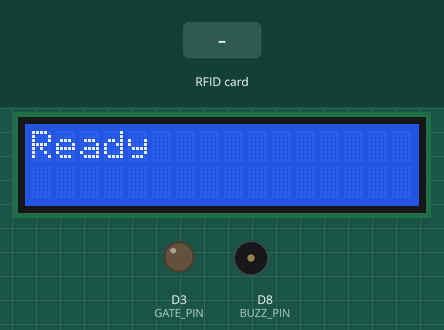
This sketch was run on a simulated ESP8266 (NodeMCU). Shown: 16×2 character LCD, output pins drawn as LEDs (lit = HIGH), buzzer (waves = sounding, pin HIGH). Inputs (shaded band) come from the test bench. WiFi joins after 1.5 s; servers stay silent unless stated; uploads are accepted with an empty reply; what the sketch prints to the serial monitor is not drawn.

Above: at 2.8 s.
2.9 s: RFID card 5E 7A 19 C4 held to the reader
At 3.4 s:
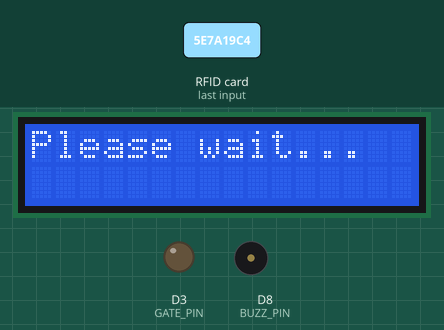
At 4.3 s:
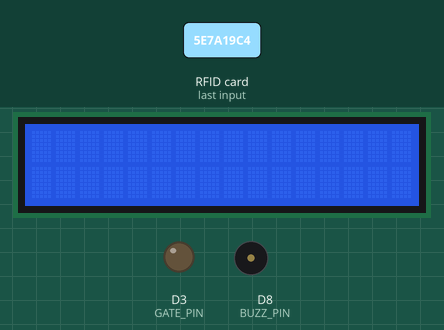
Timing chart, 0 to 5.9 s (numbered marks = the images above; inputs shaded):
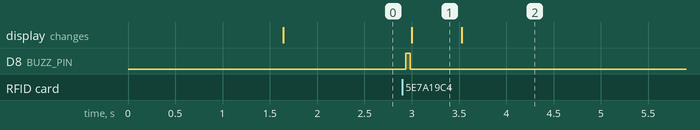

Measured:
- after the input at 2.9 s, D8 (BUZZ_PIN): LOW → HIGH at once, → LOW 0.04 s later; the display: changes after 0.10 s (image 1)
- what the display in image 1 shows lasts 0.5 s, from 3.0 s to 3.5 s

The sketch:

RFIDGOOGLE.ino
```cpp
#include <SPI.h>
#include <MFRC522.h>
#include <ESP8266WiFi.h>

#include <WiFiClientSecure.h>
#include <LiquidCrystal_I2C.h>

LiquidCrystal_I2C lcd(0x27, 16, 2);
#define SS_PIN D4
#define RST_PIN D0    // Configurable, see typical pin layout above

MFRC522 mfrc522(SS_PIN, RST_PIN);  // Create MFRC522 instance
#define BUZZ_PIN D8
#define GATE_PIN D3
const char* host = "script.google.com";
const int httpsPort = 443;
const char* fingerprint  = "46 B2 C3 44 9C 59 09 8B 01 B6 F8 BD 4C FB 00 74 91 2F EF F6"; // for https


//***********Things to change*******************
const char* ssid = "";
const char* password = "";
String GOOGLE_SCRIPT_ID = ""; // Replace by your GAS service id
const String unitName = "headquarter"; // any name without spaces and special characters
//***********Things to change*******************
uint64_t openGateMillis = 0;
WiFiClientSecure client;

void LcdClearAndPrint(String text)
{
  lcd.clear();
  lcd.setCursor(0, 0);
  lcd.print(text);
}


void Siren()
{
  for (int hz = 440; hz < 1000; hz++) {
    tone(BUZZ_PIN, hz, 50);
    delay(5);
  }

  for (int hz = 1000; hz > 440; hz--) {
    tone(BUZZ_PIN, hz, 50);
    delay(5);
  }
  digitalWrite(BUZZ_PIN, LOW);
}


void Beep()
{
  for (int i = 0; i < 1000; i++)
  {
    analogWrite(BUZZ_PIN, i);
    delayMicroseconds(50);
  }
  digitalWrite(BUZZ_PIN, LOW);
}

void Beep2()
{
  tone(BUZZ_PIN, 1000, 30);
  delay(300);
  digitalWrite(BUZZ_PIN, LOW);
}

void setup() {


  pinMode(GATE_PIN, OUTPUT);
  pinMode(BUZZ_PIN, OUTPUT);
  digitalWrite(GATE_PIN, LOW);
  digitalWrite(BUZZ_PIN, LOW);


  Serial.begin(921600);


  lcd.begin(); // Init with pin default ESP8266 or ARDUINO
// lcd.begin(0, 2); //ESP8266-01 I2C with pin 0-SDA 2-SCL
// Turn on the blacklight and print a message.
  lcd.backlight();
  LcdClearAndPrint("Loading");

  WiFi.mode(WIFI_STA);
  WiFi.begin(ssid, password);

  Serial.println("Started");
  Serial.print("Connecting");
  while (WiFi.status() != WL_CONNECTED) {
    delay(500);
    Serial.print(".");
  }

  // Initialize serial communications with the PC
  while (!Serial);    // Do nothing if no serial port is opened (added for Arduinos based on ATMEGA32U4)
  SPI.begin();      // Init SPI bus
  mfrc522.PCD_Init();   // Init MFRC522
  delay(4);       // Optional delay. Some board do need more time after init to be ready, see Readme
  mfrc522.PCD_DumpVersionToSerial();  // Show details of PCD - MFRC522 Card Reader details
  Serial.println(F("Scan PICC to see UID, SAK, type, and data blocks..."));
  LcdClearAndPrint("Ready");
}
byte readCard[4];

void HandleDataFromGoogle(String data)
{
  int ind = data.indexOf(":");
  String access = data.substring(0, ind);
  int nextInd = data.indexOf(":", ind + 1);
  String name = data.substring(ind + 1, nextInd);
  String text = data.substring(nextInd + 1, data.length());

  Serial.println(name);
  LcdClearAndPrint(name);
  lcd.setCursor(0, 1);
  lcd.print(text);
  if (access=="-1")
  {
    lcd.print(" " + String("denied"));
    Siren();
    LcdClearAndPrint("Ready");
  }
  else if(access=="any")
  {

    lcd.print(" " + String("go in"));
    OpenGate();
  }
  else if (access=="fridge")
  {

    lcd.print(" " + String("take it"));
    OpenGate();
  }

}

void OpenGate()
{
  openGateMillis = millis()+5000;
  digitalWrite(GATE_PIN, HIGH);
  Beep();
  delay(100);
  Beep();
}

void CloseGate()
{
  openGateMillis = 0;
  digitalWrite(GATE_PIN, LOW);
  Beep2();
  LcdClearAndPrint("Ready");
}

void loop() {
  if (openGateMillis > 0 && openGateMillis < millis())
  {
    CloseGate();
  }


  if (!mfrc522.PICC_IsNewCardPresent()) {
    return;
  }

  // Select one of the cards
  // Reset the loop if no new card present on the sensor/reader. This saves the entire process when idle.
  if (!mfrc522.PICC_ReadCardSerial()) {
    return;
  }
  Serial.println(F("Scanned PICC's UID:"));
  String uid = "";
  for (uint8_t i = 0; i < 4; i++) {  //
    readCard[i] = mfrc522.uid.uidByte[i];
    Serial.print(readCard[i], HEX);
    uid += String(readCard[i],HEX);
  }
  Serial.println("");

  Beep();
  LcdClearAndPrint("Please wait...");
  String data = sendData("id=" + unitName + "&uid=" + uid,NULL);
  HandleDataFromGoogle(data);


  mfrc522.PICC_HaltA();
}


String sendData(String params, char* domain) {
  //google scripts requires two get requests
  bool needRedir = false;
  if (domain == NULL)
  {
    domain=(char*)host;
    needRedir = true;
    params = "/macros/s/" + GOOGLE_SCRIPT_ID + "/exec?" + params;
  }

  Serial.println(*domain);
  String result = "";
  client.setInsecure();
  Serial.print("connecting to ");
  Serial.println(host);
  if (!client.connect(host, httpsPort)) {
    Serial.println("connection failed");
    return "";
  }

  if (client.verify(fingerprint, domain)) {
  }

  Serial.print("requesting URL: ");
  Serial.println(params);

  client.print(String("GET ") + params + " HTTP/1.1\r\n" +
    "Host: " + domain + "\r\n" +
    "Connection: close\r\n\r\n");

  Serial.println("request sent");
  while (client.connected()) {

    String line = client.readStringUntil('\n');
    //Serial.println(line);
    if (needRedir) {

    int ind = line.indexOf("/macros/echo?user");
    if (ind > 0)
    {
      Serial.println(line);
      line = line.substring(ind);
      ind = line.lastIndexOf("\r");
      line = line.substring(0, ind);
      Serial.println(line);
      result = line;
    }
    }

    if (line == "\r") {
      Serial.println("headers received");
      break;
    }
  }
  while (client.available()) {
    String line = client.readStringUntil('\n');
    if(!needRedir)
    if (line.length() > 5)
      result = line;
    //Serial.println(line);

    }
  if (needRedir)
    return sendData(result, "script.googleusercontent.com");
  else return result;


}
```
